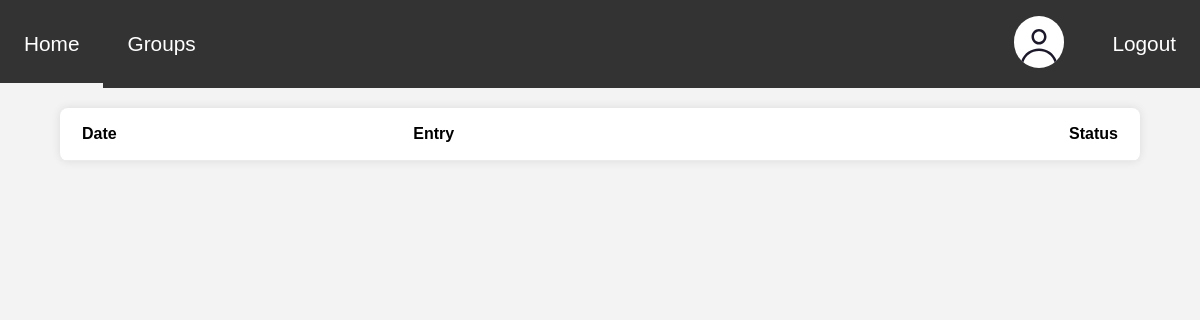
The page /therapist/history/history.php on the database as committed earlier.
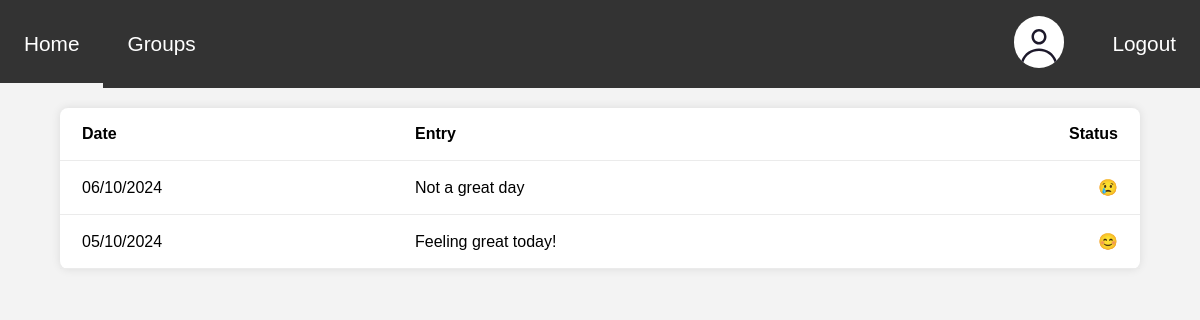
The same page on the database as committed later.
### tables this page shows
CREATE TABLE journal_entries (
    id INT AUTO_INCREMENT PRIMARY KEY,
    patient_id INT,
    journal_date DATE,
    hours_slept INT,
    mood VARCHAR(20),
    meals_eaten INT,
    exercise BOOLEAN,
    journal_entry TEXT,
    file_path VARCHAR(255),
    FOREIGN KEY (patient_id) REFERENCES users(id) ON DELETE CASCADE
);

### conf.php (called while the page is built, shortened)
<?php
$base_url = "/www/CaRe_Group36/";
?>

### therapist/history/history.php (the view, shortened to what this page needs)
<!DOCTYPE html>
<html lang="en">
<head>
    <link rel="stylesheet" href="history.css">
</head>
<body>
    <header>
        <?php include "../../common/navbar/navbar.php"; ?>
    </header>
    <main class="main">
        <table class="history_table">
            <thead>
                <tr>
                    <th>Date</th>
                    <th>Entry</th>
                    <th>Status</th>
                </tr>
            </thead>
            <tbody>
                <?php
                $sql = "SELECT journal_date, journal_entry, mood FROM journal_entries WHERE patient_id = ? ORDER BY journal_date DESC";
                $stmt = $conn->prepare($sql);
                $patient_id = 1;
                $stmt->bind_param("i", $patient_id);
                $stmt->execute();
                $result = $stmt->get_result();
                while ($row = $result->fetch_assoc()) {
                    echo "<tr onclick=\"journalRedirect()\">";
                    echo "<td>" . date("d/m/Y", strtotime($row['journal_date'])) . "</td>";
                    echo "<td>" . htmlspecialchars($row['journal_entry']) . "</td>";
                    switch ($row['mood']) {
                        case 'happy':
                            echo "<td>&#128522;</td>";
                            break;
                        case 'sad':
                            echo "<td>&#128546;</td>";
                            break;
                    }
                    echo "</tr>";
                }
                ?>
            </tbody>
        </table>
    </main>
</body>
</html>

### common/navbar/navbar.php (shortened to what this page needs)
<?php
include_once __DIR__ . "/../../conf.php"
?>
<link rel="stylesheet" type="text/css" href="<?= $base_url ?>/style.css">
<link rel="stylesheet" type="text/css" href="<?= $base_url ?>/common/navbar/navbar.css">
<nav class="MainNavbar">
    <?php
    if (str_contains($_SERVER['REQUEST_URI'], "/patient/")) {
    ?>
        <a href="<?= $base_url ?>patient/home/home.php">
            <p>Home</p>
        </a>
        <a href="<?= $base_url ?>patient/journal/journal.php">
            <p>Journal</p>
        </a>
        <a href="<?= $base_url ?>patient/history/history.php">
            <p>History</p>
        </a>
    <?php
    }
    else if (str_contains($_SERVER['REQUEST_URI'], "/therapist/")) {
    ?>
        <a href="<?= $base_url ?>/therapist/home_page/index.php">
            <p>Home</p>
        </a>
        <a href="<?= $base_url ?>/therapist/groups/groups.php">
            <p>Groups</p>
        </a>
    <?php
    }
    ?>
    <span class="profileContainer">
        <img src="<?= $base_url ?>assets/images/default_profile.svg" id="profileImage">
        <div id="logoutContainer">
            <button onclick="redirect('<?= $base_url."?logout=true" ?>')">Logout</button>
        </div>
    </span>
</nav>

### therapist/history/history.css (style rules this page uses)
* { padding: 0; font-family: Arial, sans-serif; }
body { background-color: #fafafa; }
.main { margin: 20px auto; width: 90%; background: #fff; border-radius: 8px; box-shadow: 0 0 10px rgba(0, 0, 0, 0.1); }
.history_table { border-collapse:collapse; width: 100%; }
th, td { padding: 17px 22px; text-align: left; border-bottom: 1px solid #EBEBEB; }
.history_table th:last-child { text-align: right; }
.history_table td:last-child { text-align: right; }
.history_table tbody td { cursor: pointer; }

### style.css (style rules this page uses)
body { padding:0; margin:0; background-color: #F3F3F3; font-family:'Helvetica', Times, serif; position: absolute; width: 100%; height: 100%; }
button { cursor: pointer; }
header { padding:0; margin:0; }

### common/navbar/navbar.css (style rules this page uses)
.MainNavbar { width:100%; background-color: #333333; margin:0; height: 11vh; display: flex; }
.MainNavbar a { font-size: 1.3rem; height: 11vh; width: fit-content; padding: 0 2vw 0; text-decoration: none; color: white; justify-content: center; display: flex; flex-direction: column; }
.profileContainer { position: absolute; right: 0; display: flex }
#profileImage { height: 6.5vh; padding: 2vh 0; }
#logoutContainer { background: #333333; display: flex; height: 11vh; padding-left:2vw; }
#logoutContainer button { text-align: center; border: none; padding:0.5rem; margin:0; background: none; font-size: 1.3rem; color:white; width: 100%; padding: 0 2vw; }

Rows that differ between the two databases and show on the page:
added journal_entries: journal_date "06/10/2024", journal_entry "Not a great day"
added journal_entries: journal_date "05/10/2024", journal_entry "Feeling great today!"
